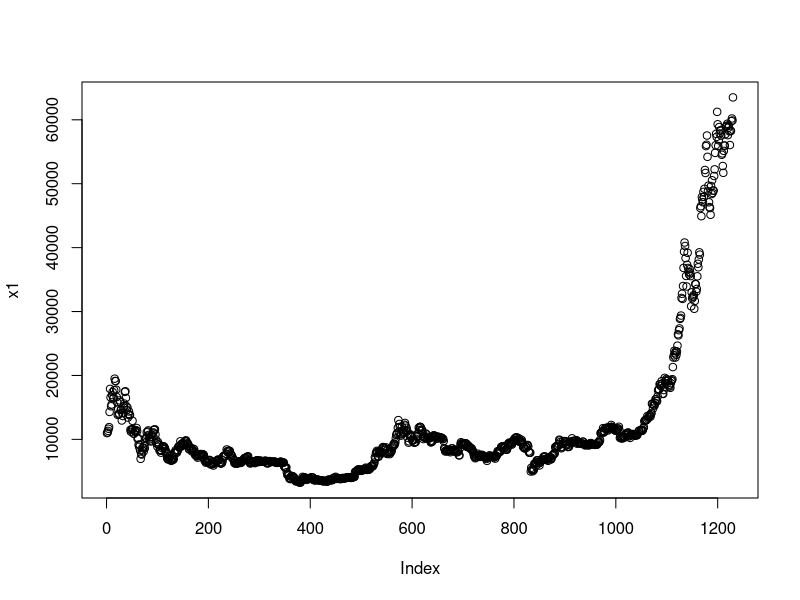
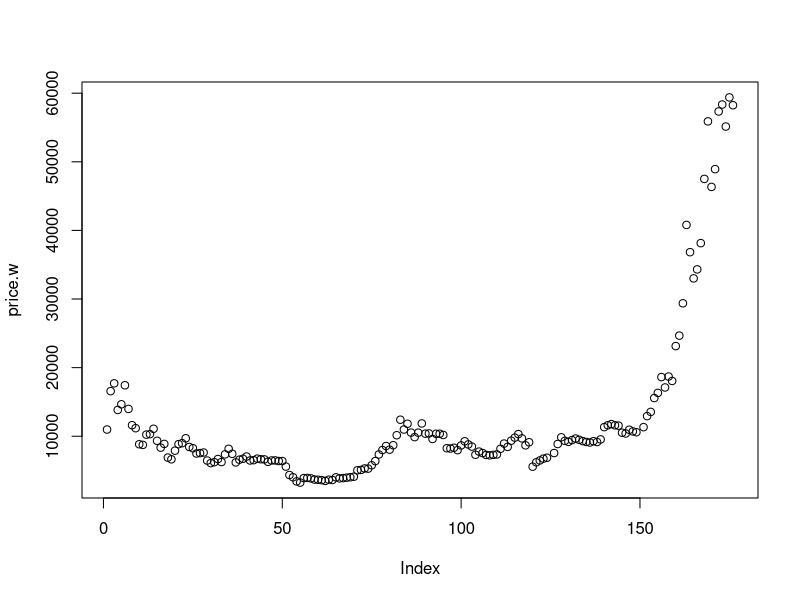
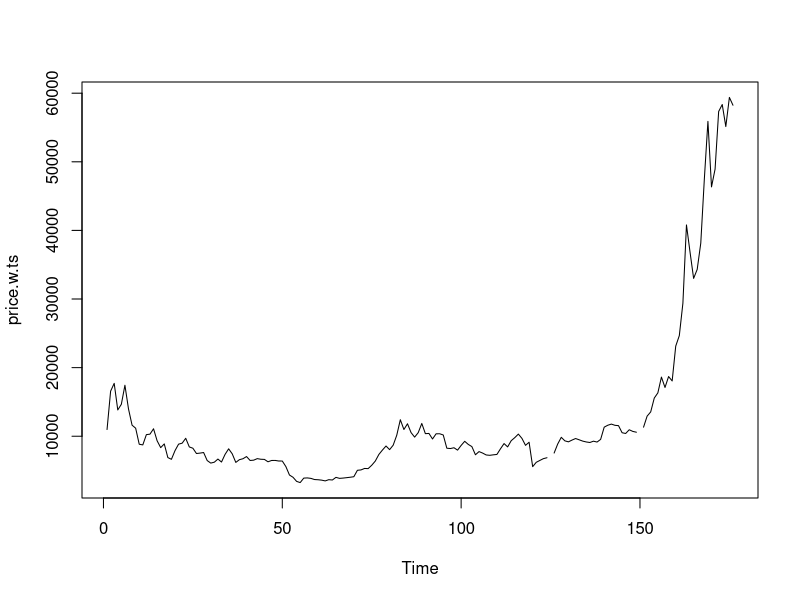
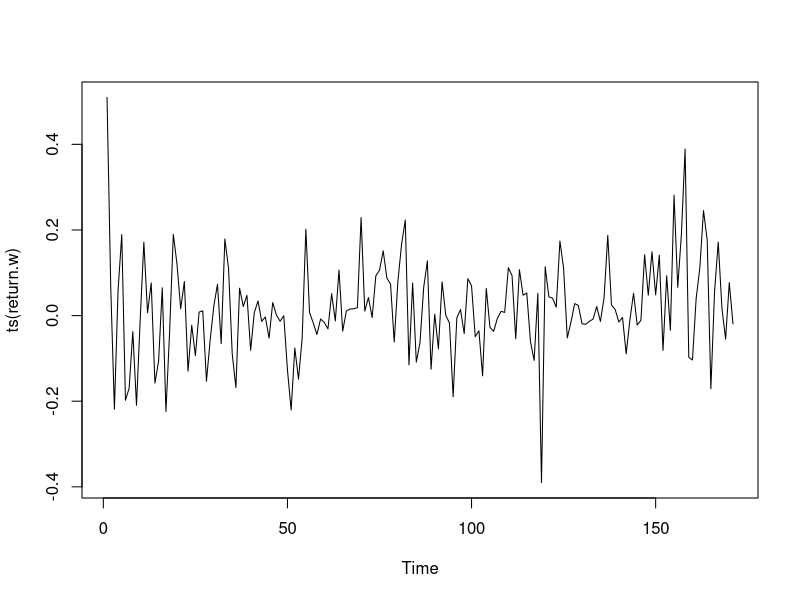
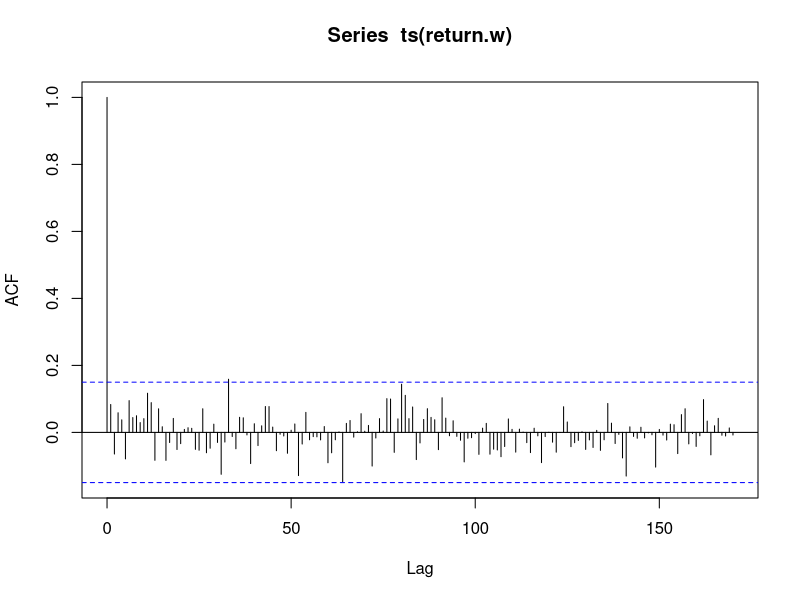
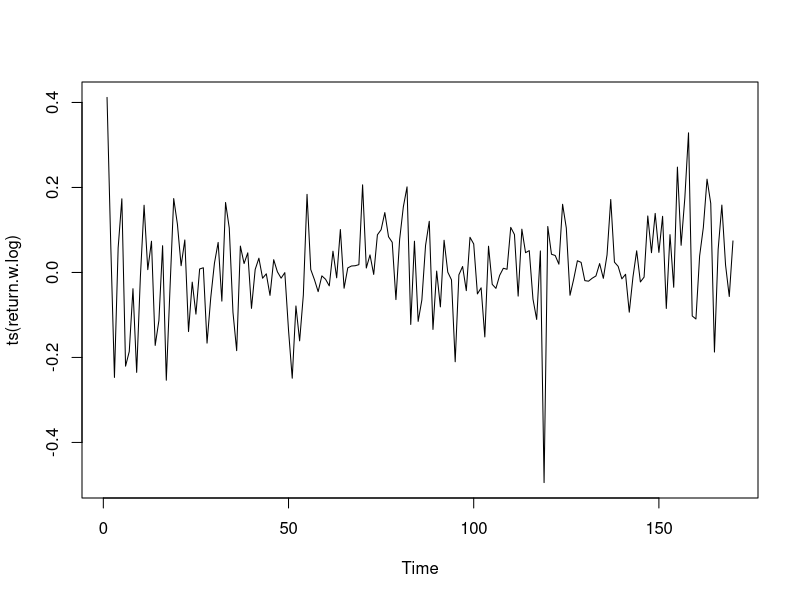
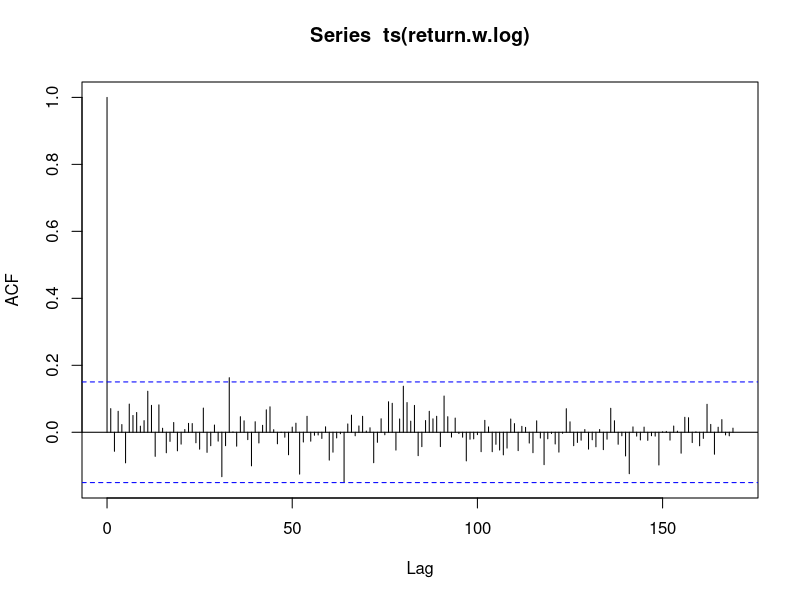
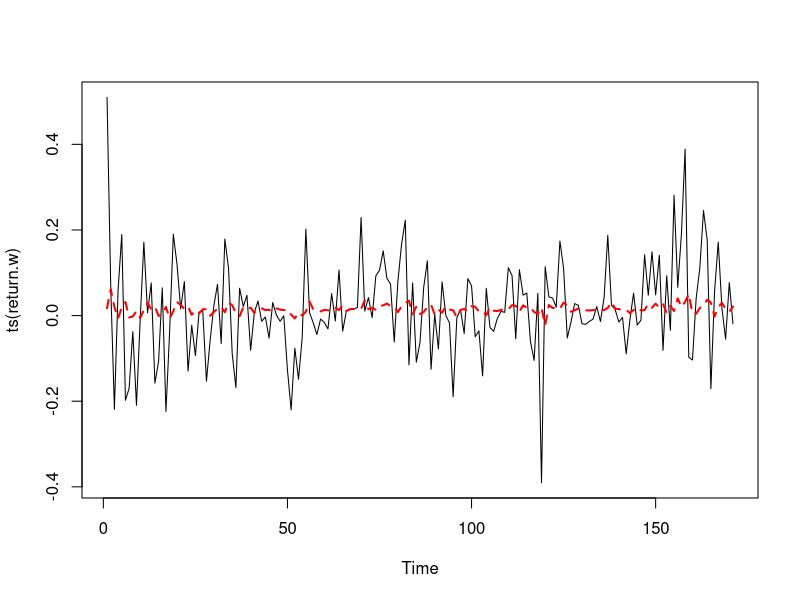

Here is the R script that generated these plots, in order:
library(tseries)
BTChist <- read.csv("P6BTC2.csv")

price <- data.frame(BTChist$Close)
plot(price)

price.w <- as.numeric(price[seq(1, nrow(price), 7), ])
plot(price.w)

price.w.ts <- ts(price.w)
plot(price.w.ts)

return.w1 <- rep(0, 176)
for (t in 2: 176) {
  return.w1[t] <- (price.w[t]-price.w[t-1])/price.w[t-1]
}
return.w2 <- return.w1[-125]
return.w3 <- return.w2[-125]
return.w4 <- return.w3[-148]
return.w5 <- return.w4[-148]
return.w <- return.w5[-1]

plot(ts(return.w))

acf(ts(return.w), lag.max=170)

adf.test(ts(return.w))

# LOG RETURNS
return.w.log1 <- rep(0, 175)
for (t in 2: 175) {
  return.w.log1[t] <- log(price.w[t])-log(price.w[t-1])
}
return.w.log2 <- return.w.log1[-1]
return.w.log3 <- return.w.log2[-124]
return.w.log4 <- return.w.log3[-124]
return.w.log5 <- return.w.log4[-147]
return.w.log <- return.w.log5[-147]

plot(ts(return.w.log))

acf(ts(return.w.log), lag.max=342)

adf.test(ts(return.w.log)) 

#fitted AR modeller
ar1 <- arima(ts(return.w), order=c(1,0,0))
ar1.fit <- return.w-residuals(ar1)


plot(ts(return.w))
lines(ar1.fit, lty=2, col="red", lwd=2)

par(mfrow=c(1,1))
acf(residuals(ar1), lag.max=175)

AIC(ar1)
BIC(ar1)

ar2 <- arima(ts(return.w), order=c(2,0,0))
ar2.fit <- return.w-residuals(ar2)


plot(ts(return.w))
lines(ar2.fit, lty=2, col="red", lwd=2)

par(mfrow=c(1,1))
acf(residuals(ar2), lag.max=342)

AIC(ar2)
BIC(ar2) # It is seen AIC and BIC increases, implying AR1 model is the best to the data.

n <- 170
x <- ts(return.w) 
x1 <- c(NA, return.w)  # Lag(x,1) med NA som f?rste v?rdi

z <- x[-1]
z1 <- x1[c(-1, -170)]

model <- lm(z ~ z1)
res <- residuals(model)
summary(model) #p-v?rdi lig 0.38815, 0 hypotese phi=0 accepteret, emh opfyldt, returns=WN
plot(model)

#FOR LOG RETURNS
ar1 <- arima(ts(return.w.log), order=c(1,0,0))
ar1.fit <- return.w.log-residuals(ar1)

par(mfrow=c(1,2))
plot(ar1.fit)
plot(ts(return.w.log))

par(mfrow=c(1,1))
acf(residuals(ar1), lag.max=342)

AIC(ar1)
BIC(ar1)

ar2 <- arima(ts(return.w.log), order=c(2,0,0))
ar2.fit <- return.w.log-residuals(ar2)


plot(ar2.fit)
plot(ts(return.w.log))

par(mfrow=c(1,1))
acf(residuals(ar2), lag.max=175)

AIC(ar2)
BIC(ar2) # It is seen AIC and BIC increases, implying AR1 model is the best to the data.

n <- 170
x <- ts(return.w.log) 
x1 <- c(NA, return.w.log)  # Lag(x,1) med NA som f?rste v?rdi

z <- x[-1]
z1 <- x1[c(-1, -170)]

model <- lm(z ~ z1)
res <- residuals(model)
summary(model) #p-v?rdi lig 0.6368  , 0 hypotese phi=0 accepteret, emh opfyldt, returns=WN
plot(model)

